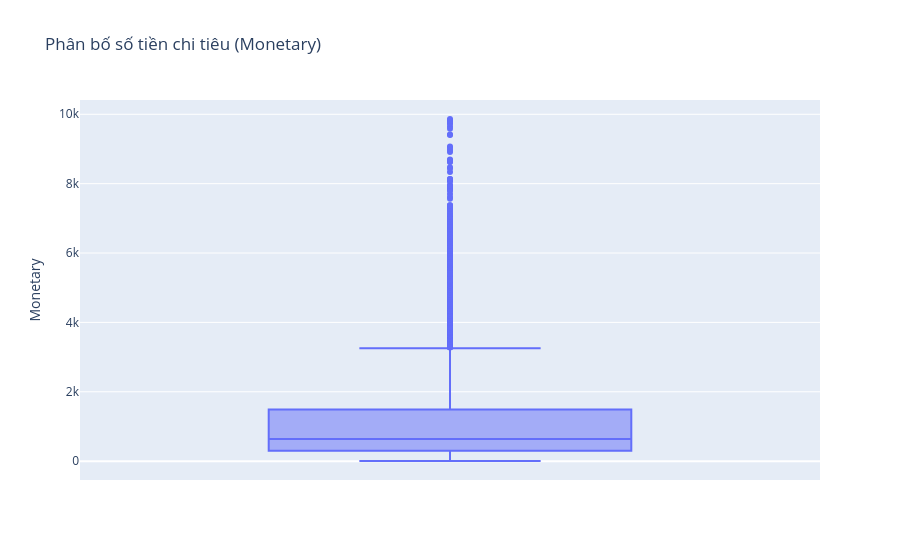
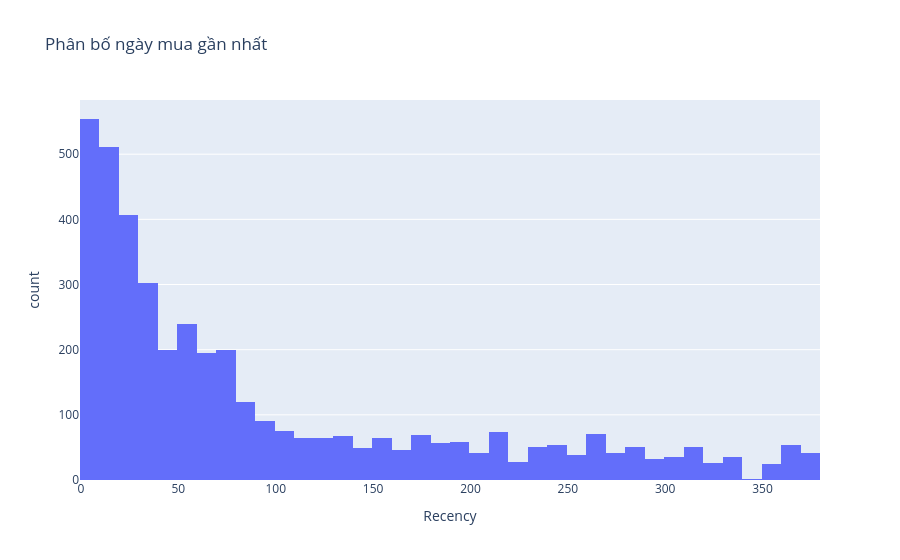
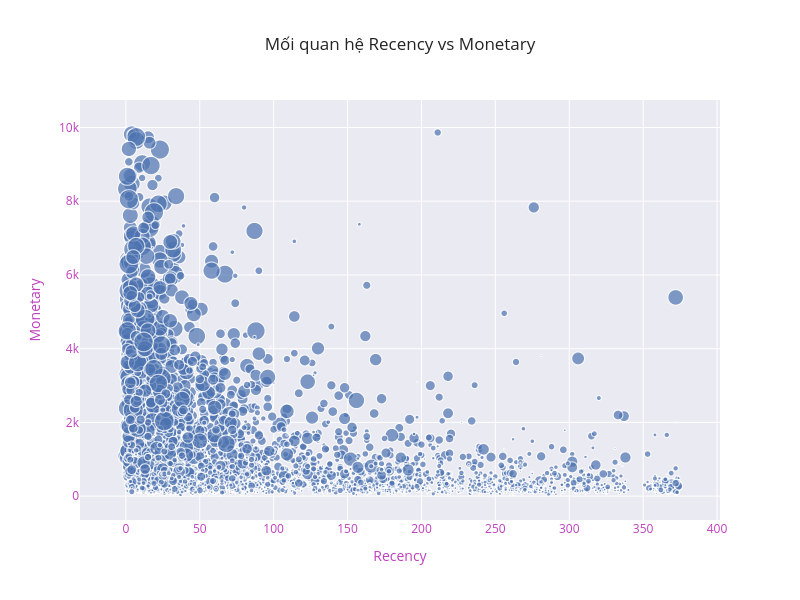

Write notebook code for charts like these, in order.
### Code cell
# Phân tích biến Monetary (Tổng tiền) với box-plot
fig = px.box(data_frame=rfm, y='Monetary', title='Phân bố số tiền chi tiêu (Monetary)')
fig.show()

# Phân tích biến Recency (Độ gần đây) với histogram
fig = px.histogram(data_frame=rfm, x='Recency', nbins=50, title='Phân bố ngày mua gần nhất')
fig.show()

# Phân tích 2 biến Recency và Monetary
fig = px.scatter(data_frame=rfm, x='Recency', y='Monetary',
                 size='Frequency', # Kích thước chấm dựa trên tần suất mua
                 template='seaborn',
                 title='Mối quan hệ Recency vs Monetary')
fig.update_layout(width=800, height=600,
                  xaxis=dict(color="#BF40BF"),
                  yaxis=dict(color="#BF40BF"))
fig.show()

### Figure 1 — Plotly figure (JSON) as saved in the notebook; plotly's stock layout.template omitted (floating-point values rounded to 4 significant figures; data arrays with more than 128 entries replaced by an {"elided": "..."} marker saying what was removed)
{"data": [{"alignmentgroup": "True", "hovertemplate": "Monetary=%{y}<extra></extra>", "legendgroup": "", "marker": {"color": "#636efa"}, "name": "", "notched": false, "offsetgroup": "", "orientation": "v", "showlegend": false, "type": "box", "x0": " ", "xaxis": "x", "y": {"elided": "4180 float values"}, "y0": " ", "yaxis": "y"}], "layout": {"boxmode": "group", "legend": {"tracegroupgap": 0}, "title": {"text": "Phân bố số tiền chi tiêu (Monetary)"}, "xaxis": {"anchor": "y", "domain": [0, 1]}, "yaxis": {"anchor": "x", "domain": [0, 1], "title": {"text": "Monetary"}}}}

### Figure 2 — Plotly figure (JSON) as saved in the notebook; plotly's stock layout.template omitted (floating-point values rounded to 4 significant figures; data arrays with more than 128 entries replaced by an {"elided": "..."} marker saying what was removed)
{"data": [{"alignmentgroup": "True", "bingroup": "x", "hovertemplate": "Recency=%{x}<br>count=%{y}<extra></extra>", "legendgroup": "", "marker": {"color": "#636efa", "pattern": {"shape": ""}}, "name": "", "nbinsx": 50, "offsetgroup": "", "orientation": "v", "showlegend": false, "type": "histogram", "x": {"elided": "4180 int values"}, "xaxis": "x", "yaxis": "y"}], "layout": {"barmode": "relative", "legend": {"tracegroupgap": 0}, "title": {"text": "Phân bố ngày mua gần nhất"}, "xaxis": {"anchor": "y", "domain": [0, 1], "title": {"text": "Recency"}}, "yaxis": {"anchor": "x", "domain": [0, 1], "title": {"text": "count"}}}}

### Figure 3 — Plotly figure (JSON) as saved in the notebook; plotly's stock layout.template omitted (floating-point values rounded to 4 significant figures; data arrays with more than 128 entries replaced by an {"elided": "..."} marker saying what was removed)
{"data": [{"hovertemplate": "Recency=%{x}<br>Monetary=%{y}<br>Frequency=%{marker.size}<extra></extra>", "legendgroup": "", "marker": {"color": "rgb(76,114,176)", "size": {"elided": "4180 int values"}, "sizemode": "area", "sizeref": 1.22, "symbol": "circle"}, "mode": "markers", "name": "", "showlegend": false, "type": "scattergl", "x": {"elided": "4180 int values"}, "xaxis": "x", "y": {"elided": "4180 float values"}, "yaxis": "y"}], "layout": {"height": 600, "legend": {"itemsizing": "constant", "tracegroupgap": 0}, "title": {"text": "Mối quan hệ Recency vs Monetary"}, "width": 800, "xaxis": {"anchor": "y", "color": "#BF40BF", "domain": [0, 1], "title": {"text": "Recency"}}, "yaxis": {"anchor": "x", "color": "#BF40BF", "domain": [0, 1], "title": {"text": "Monetary"}}}}
